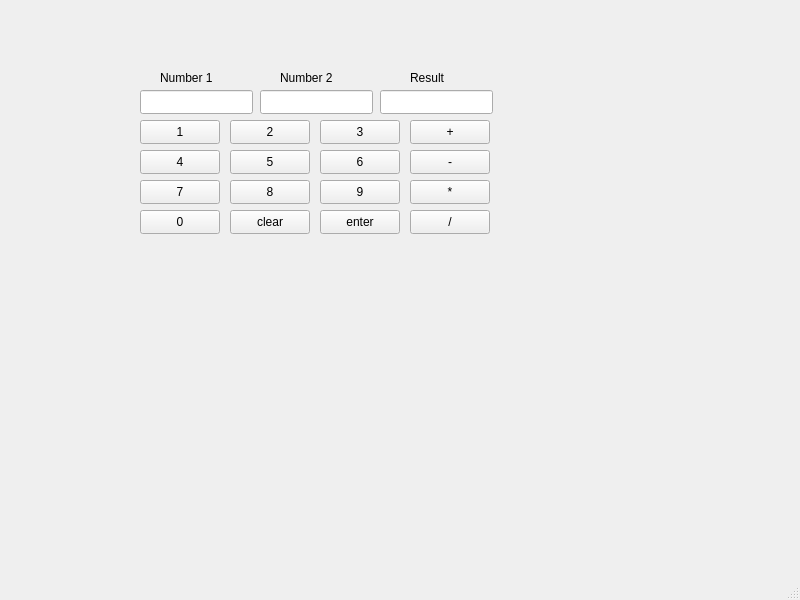
<?xml version="1.0" encoding="UTF-8"?>
<ui version="4.0">
 <class>laskin</class>
 <widget class="QMainWindow" name="laskin">
  <property name="geometry">
   <rect>
    <x>0</x>
    <y>0</y>
    <width>800</width>
    <height>600</height>
   </rect>
  </property>
  <property name="windowTitle">
   <string>laskin</string>
  </property>
  <widget class="QWidget" name="centralwidget">
   <widget class="QPushButton" name="Num1">
    <property name="geometry">
     <rect>
      <x>140</x>
      <y>120</y>
      <width>80</width>
      <height>24</height>
     </rect>
    </property>
    <property name="text">
     <string>1</string>
    </property>
   </widget>
   <widget class="QPushButton" name="Num2">
    <property name="geometry">
     <rect>
      <x>230</x>
      <y>120</y>
      <width>80</width>
      <height>24</height>
     </rect>
    </property>
    <property name="text">
     <string>2</string>
    </property>
   </widget>
   <widget class="QPushButton" name="Num3">
    <property name="geometry">
     <rect>
      <x>320</x>
      <y>120</y>
      <width>80</width>
      <height>24</height>
     </rect>
    </property>
    <property name="text">
     <string>3</string>
    </property>
   </widget>
   <widget class="QPushButton" name="Plus">
    <property name="geometry">
     <rect>
      <x>410</x>
      <y>120</y>
      <width>80</width>
      <height>24</height>
     </rect>
    </property>
    <property name="text">
     <string>+</string>
    </property>
   </widget>
   <widget class="QPushButton" name="Num4">
    <property name="geometry">
     <rect>
      <x>140</x>
      <y>150</y>
      <width>80</width>
      <height>24</height>
     </rect>
    </property>
    <property name="text">
     <string>4</string>
    </property>
   </widget>
   <widget class="QPushButton" name="Num5">
    <property name="geometry">
     <rect>
      <x>230</x>
      <y>150</y>
      <width>80</width>
      <height>24</height>
     </rect>
    </property>
    <property name="text">
     <string>5</string>
    </property>
   </widget>
   <widget class="QPushButton" name="Num6">
    <property name="geometry">
     <rect>
      <x>320</x>
      <y>150</y>
      <width>80</width>
      <height>24</height>
     </rect>
    </property>
    <property name="text">
     <string>6</string>
    </property>
   </widget>
   <widget class="QPushButton" name="Miinus">
    <property name="geometry">
     <rect>
      <x>410</x>
      <y>150</y>
      <width>80</width>
      <height>24</height>
     </rect>
    </property>
    <property name="text">
     <string>-</string>
    </property>
   </widget>
   <widget class="QPushButton" name="Num7">
    <property name="geometry">
     <rect>
      <x>140</x>
      <y>180</y>
      <width>80</width>
      <height>24</height>
     </rect>
    </property>
    <property name="text">
     <string>7</string>
    </property>
   </widget>
   <widget class="QPushButton" name="Num8">
    <property name="geometry">
     <rect>
      <x>230</x>
      <y>180</y>
      <width>80</width>
      <height>24</height>
     </rect>
    </property>
    <property name="text">
     <string>8</string>
    </property>
   </widget>
   <widget class="QPushButton" name="Num9">
    <property name="geometry">
     <rect>
      <x>320</x>
      <y>180</y>
      <width>80</width>
      <height>24</height>
     </rect>
    </property>
    <property name="text">
     <string>9</string>
    </property>
   </widget>
   <widget class="QPushButton" name="Kerto">
    <property name="geometry">
     <rect>
      <x>410</x>
      <y>180</y>
      <width>80</width>
      <height>24</height>
     </rect>
    </property>
    <property name="text">
     <string>*</string>
    </property>
   </widget>
   <widget class="QPushButton" name="Num0">
    <property name="geometry">
     <rect>
      <x>140</x>
      <y>210</y>
      <width>80</width>
      <height>24</height>
     </rect>
    </property>
    <property name="text">
     <string>0</string>
    </property>
   </widget>
   <widget class="QPushButton" name="Clear">
    <property name="geometry">
     <rect>
      <x>230</x>
      <y>210</y>
      <width>80</width>
      <height>24</height>
     </rect>
    </property>
    <property name="text">
     <string>clear</string>
    </property>
   </widget>
   <widget class="QPushButton" name="Enter">
    <property name="geometry">
     <rect>
      <x>320</x>
      <y>210</y>
      <width>80</width>
      <height>24</height>
     </rect>
    </property>
    <property name="text">
     <string>enter</string>
    </property>
   </widget>
   <widget class="QPushButton" name="Jako">
    <property name="geometry">
     <rect>
      <x>410</x>
      <y>210</y>
      <width>80</width>
      <height>24</height>
     </rect>
    </property>
    <property name="text">
     <string>/</string>
    </property>
   </widget>
   <widget class="QLineEdit" name="Luku1">
    <property name="geometry">
     <rect>
      <x>140</x>
      <y>90</y>
      <width>113</width>
      <height>24</height>
     </rect>
    </property>
   </widget>
   <widget class="QLineEdit" name="Luku2">
    <property name="geometry">
     <rect>
      <x>260</x>
      <y>90</y>
      <width>113</width>
      <height>24</height>
     </rect>
    </property>
   </widget>
   <widget class="QLineEdit" name="Result">
    <property name="geometry">
     <rect>
      <x>380</x>
      <y>90</y>
      <width>113</width>
      <height>24</height>
     </rect>
    </property>
   </widget>
   <widget class="QLabel" name="label">
    <property name="geometry">
     <rect>
      <x>160</x>
      <y>70</y>
      <width>61</width>
      <height>16</height>
     </rect>
    </property>
    <property name="text">
     <string>Number 1</string>
    </property>
   </widget>
   <widget class="QLabel" name="label_2">
    <property name="geometry">
     <rect>
      <x>280</x>
      <y>70</y>
      <width>61</width>
      <height>16</height>
     </rect>
    </property>
    <property name="text">
     <string>Number 2</string>
    </property>
   </widget>
   <widget class="QLabel" name="label_3">
    <property name="geometry">
     <rect>
      <x>410</x>
      <y>70</y>
      <width>49</width>
      <height>16</height>
     </rect>
    </property>
    <property name="text">
     <string>Result</string>
    </property>
   </widget>
  </widget>
  <widget class="QMenuBar" name="menubar">
   <property name="geometry">
    <rect>
     <x>0</x>
     <y>0</y>
     <width>800</width>
     <height>21</height>
    </rect>
   </property>
  </widget>
  <widget class="QStatusBar" name="statusbar"/>
 </widget>
 <resources/>
 <connections/>
</ui>
